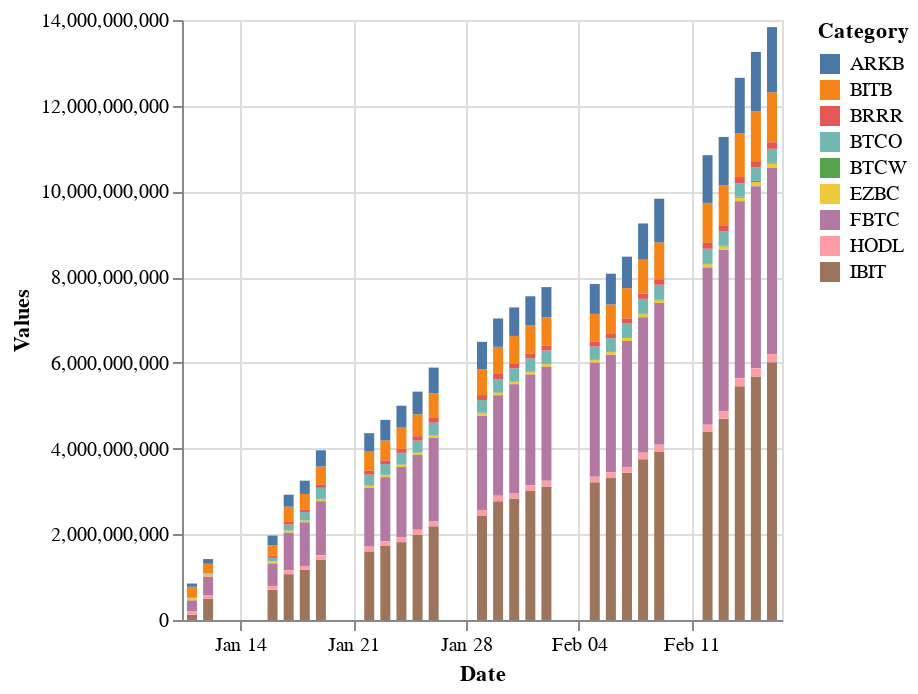

The notebook cell saved with this chart:
### Code cell
# data_melted = data.reset_index(drop=False).melt('Timestamp', var_name='Fund', value_name='Net Flow (USD)')
# data_melted
# Create a bar chart for each column and layer them on top of each other
data_melted = aum_data.reset_index().melt('Timestamp', var_name='Category', value_name='Values') 
data_melted
chart = alt.Chart(data_melted).mark_bar().encode(
    x=alt.X('Timestamp:T', axis=alt.Axis(title='Date')),
    y=alt.Y('Values:Q'),
    color='Category:N',
    # tooltip=['Category']
).interactive()
chart
# chart = alt.Chart(data).mark_bar().encode(x = 'Timestamp', y = 'GBTC').interactive()
# chart

### Figure 1 — Vega-Lite specification as saved in the notebook (floating-point values rounded to 4 significant figures; data arrays with more than 128 entries replaced by an {"elided": "..."} marker saying what was removed)
{"config": {"view": {"continuousWidth": 300, "continuousHeight": 300}}, "data": {"name": "data-a8ec5a12e98486291392ace8c584cbd7"}, "mark": {"type": "bar"}, "encoding": {"color": {"field": "Category", "type": "nominal"}, "x": {"axis": {"title": "Date"}, "field": "Timestamp", "type": "temporal"}, "y": {"field": "Values", "type": "quantitative"}}, "params": [{"name": "param_4", "select": {"type": "interval", "encodings": ["x", "y"]}, "bind": "scales"}], "$schema": "https://vega.github.io/schema/vega-lite/v5.16.3.json", "datasets": {"data-a8ec5a12e98486291392ace8c584cbd7": {"elided": "234 records"}}}
